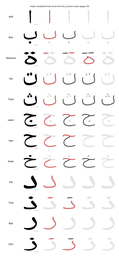
#> input picture scripts/script_analysis/stroke_charts/font_drafts/arabic_1.png, 119 x 256 px, shrunk from 825 x 1782 before the run
$ python -i fontdraft.py   (imports and definitions only)
#> lines starting #> are read from the running program, lines starting #| are printed output that depends on the picture; after the words box and inside, x2 and y2 are one past the last pixel; in counts of white or black regions, pixels touching at a corner belong together
"""Stroke drafts from a font, with the topology of the real letters. Three rules make it work:
1. Fill the outline by winding number, not even-odd. Fonts draw a stem and a ring as overlapping outlines; even-odd leaves little white squares at every
   overlap and the skeleton traces a diamond round each one.
2. Junction pixels within about a stroke width of each other form one junction site; at a site the arriving pieces are paired by direction
   (a stroke runs straight through a + or X, or along the bar of a T) and an unpaired piece ends on the site.
3. A run of vertical and horizontal segments is split into one stroke per segment (the hand-drawn charts do this); smooth curves stay whole.
Output strokes are centre-lines in the glyph's unit box (y up), so chart them with inset=0."""
import json
import math
import unicodedata
import warnings
import numpy as np
from skimage.measure import approximate_polygon, label, regionprops
from skimage.morphology import skeletonize, binary_closing, disk
from . import skeleton as _sk
from .common import glyph_polys

# [1 line not run here, left out]

# [11 lines left out: function raster_nonzero, not called in this run]


def fill_slivers(img):
    """Fill the thin lens-shaped holes that open where a stroke joins another one tangentially or crosses it at a sharp angle; each one would
    become an extra bubble in the skeleton. A real counter is kept: a round one (a small circle at the end of a stroke) or any one that is not
    small next to the stroke width."""
    sw = max(2.0, img.sum() / max(1, skeletonize(img).sum()))
#> sw = 4316.9
    bg = label(~img, connectivity=1)
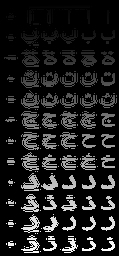
#> bg: shape (256, 119) int64; min 0, max 6248, mean 741.7; drawn with min black and max white
    out = img.copy()
    for rp in regionprops(bg):
        r0, c0, r1, c1 = rp.bbox
        if r0 == 0 or c0 == 0 or r1 == img.shape[0] or c1 == img.shape[1]:
            continue
        a = rp.area / sw ** 2
        circ = 4 * math.pi * rp.area / max(rp.perimeter, 1) ** 2
        el = rp.major_axis_length / max(rp.minor_axis_length, 1)
        round_ = circ >= .7 and el <= 1.5
        if (not round_ and a < .6) or (round_ and a < .12):
            out[bg == rp.label] = True
#> this loop made 6248 passes
#> (r0, c0, r1, c1, a, circ, el, round_) on passes 1 to 3: (3, 30, 4, 51, 1.13e-06, 0.731, 24.22, False), (3, 52, 4, 60, 4.29e-07, 2.79, 9.17, False), (3, 61, 4, 65, 2.15e-07, 12.57, 4.47, False)
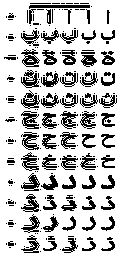
#> out: shape (256, 119); values 1 (black) and 255 (white), 76% white; black in thin lines or dots
    return out

def _unit(v):
    n = math.hypot(*v) or 1.0
    return (v[0] / n, v[1] / n)

# [122 lines left out: functions junction_strokes, strokes_for, not called in this run]

def axis(a, b, tol=18):
    ang = abs(math.degrees(math.atan2(b[1] - a[1], b[0] - a[0]))) % 180
    return min(ang, abs(ang - 90), abs(ang - 180)) < tol

# [34 lines left out: functions split, letter_strokes, draft, not called in this run]

>>> import cv2
>>> picture = cv2.imread('font_drafts/arabic_1.png', cv2.IMREAD_GRAYSCALE)
>>> result = fill_slivers(picture)

$ run again, on scripts/script_analysis/stroke_charts/font_drafts/arabic_2.png
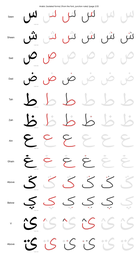
#> input picture scripts/script_analysis/stroke_charts/font_drafts/arabic_2.png, 138 x 256 px, shrunk from 962 x 1782 before the run
#> sw = 5894
#> in fill_slivers, `bg = label(~img, connectivity=1)`:
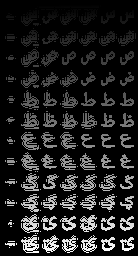
#> bg: shape (256, 138) int64; min 0, max 7865, mean 964.8; drawn with min black and max white
#> the loop in fill_slivers, `for rp in regionprops(bg):` made 7865 passes
#> (r0, c0, r1, c1, a, circ, el, round_) on passes 1 to 3: (3, 39, 4, 45, 1.73e-07, 4.71, 6.83, False), (3, 46, 4, 60, 4.03e-07, 1.22, 16.12, False), (3, 61, 4, 66, 1.44e-07, 6.98, 5.66, False)
#> after the loop in fill_slivers, `for rp in regionprops(bg):`:
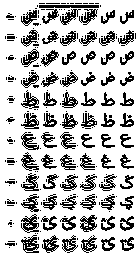
#> out: shape (256, 138); values 1 (black) and 255 (white), 75.3% white; black in thin lines or dots

$ run again, on scripts/script_analysis/stroke_charts/font_drafts/arabic_3.png
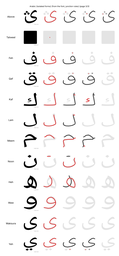
#> input picture scripts/script_analysis/stroke_charts/font_drafts/arabic_3.png, 119 x 256 px, shrunk from 825 x 1782 before the run
#> sw = 4232.6
#> in fill_slivers, `bg = label(~img, connectivity=1)`:
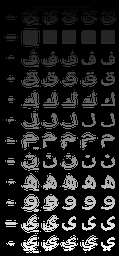
#> bg: shape (256, 119) int64; min 0, max 6593, mean 833; drawn with min black and max white
#> the loop in fill_slivers, `for rp in regionprops(bg):` made 6593 passes
#> (r0, c0, r1, c1, a, circ, el, round_) on passes 1 to 3: (3, 30, 4, 35, 2.79e-07, 6.98, 5.66, False), (3, 36, 4, 51, 8.37e-07, 1.12, 17.28, False), (3, 52, 4, 53, 5.58e-08, 12.57, 0, True)
#> after the loop in fill_slivers, `for rp in regionprops(bg):`:
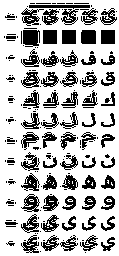
#> out: shape (256, 119); values 1 (black) and 255 (white), 72.5% white; 193 black regions (125 under 20 px), largest, box (x1, y1, x2, y2) and area: (23, 30, 40, 47) 250, (81, 30, 96, 44) 206, (43, 30, 57, 44) 196

$ run again, on scripts/script_analysis/stroke_charts/font_drafts/armenian_1.png
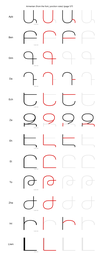
#> input picture scripts/script_analysis/stroke_charts/font_drafts/armenian_1.png, 99 x 256 px, shrunk from 687 x 1782 before the run
#> sw = 20952.5
#> in fill_slivers, `bg = label(~img, connectivity=1)`:
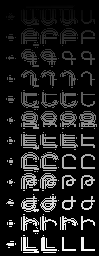
#> bg: shape (256, 99) int64; min 0, max 4128, mean 489.1; drawn with min black and max white
#> the loop in fill_slivers, `for rp in regionprops(bg):` made 4128 passes
#> (r0, c0, r1, c1, a, circ, el, round_) on passes 1 to 3: (3, 26, 4, 35, 2.05e-08, 2.31, 10.33, False), (3, 36, 4, 37, 2.28e-09, 12.57, 0, True), (3, 37, 4, 49, 2.73e-08, 1.51, 13.81, False)
#> after the loop in fill_slivers, `for rp in regionprops(bg):`:
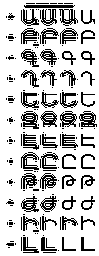
#> out: shape (256, 99); values 1 (black) and 255 (white), 77% white; black in thin lines or dots, all inside (x1, y1, x2, y2) = (6, 3, 97, 253)
